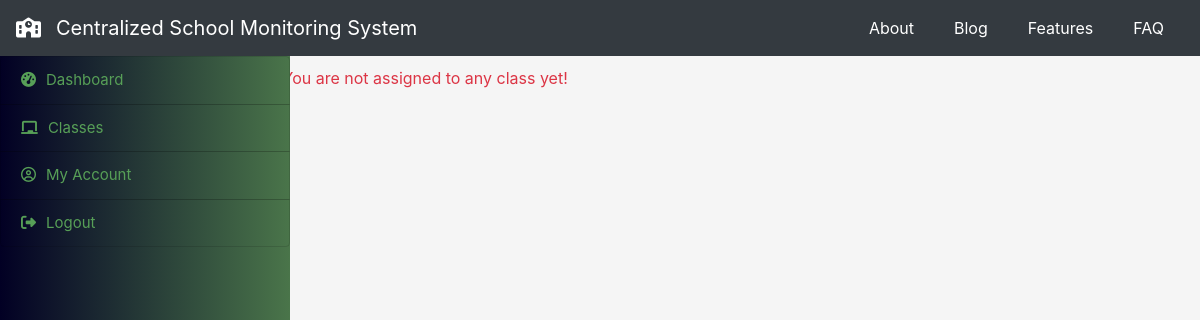
Page /teacher/classes (signed in) on the earlier database version.
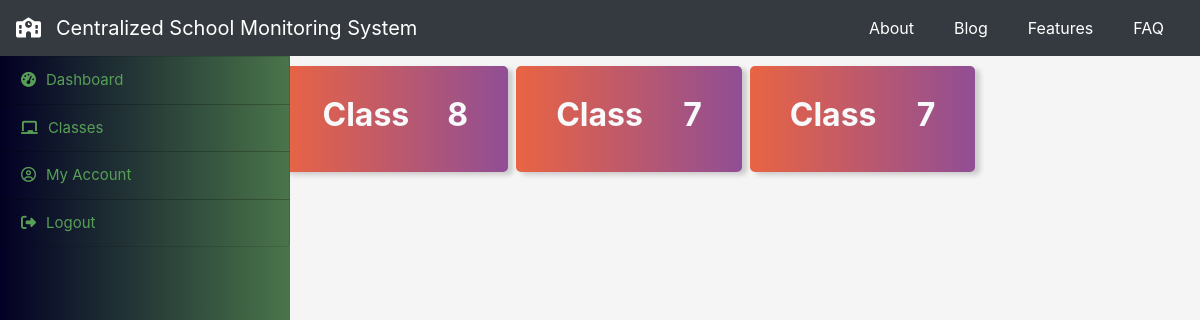
Same page on the later database version.
### headmaster/models.py (models this page shows, shortened)
class assign_teacher(models.Model):
    select_class = [
        ('6', '6'),
        ('7', '7'),
        ('8', '8'),
        ('9', '9'),
        ('10', '10')
    ]
    classes = models.CharField(
        max_length=20, blank=False, choices=select_class)
    t_empid = models.ForeignKey(teacher_account, on_delete=models.CASCADE)
    sch_eiin = models.CharField(max_length=100, blank=False, default=None)
    def returnClassno(self):
        return f"./enterClass/{self.classes}"

### teacher/views.py (the view)
# urls.py: path('classes', views.classes, name="classes"),
def classes(request):
    if request.session.has_key('teacher_eid'):
        getclass = assign_teacher.objects.filter(
            t_empid=request.session.get('teacher_eid'))
        return render(request, 'teacher/classes.html', {'clas': getclass})
    else:
        return redirect('userlogin')

### teacher/templates/teacher/classes.html
{% extends 'teacher/t_base.html' %}
{% block content %}
<div class="row">
    {% for clas in clas %}
    <div class="t_class bg-primary col-3 mr-2 mb-2">
        <a href="{{ clas.returnClassno }}" style="text-decoration:none;">
            <h2 class="text-light font-weight-bold"><span style=" " class="">Class</span><span class="float-right">
                    {{clas.classes}}</span></h2>
        </a>
    </div>
    {% endfor %}
    {% if not clas %}
    <p class="text-danger">You are not assigned to any class yet!</p>
    {% endif %}
</div>
{% endblock content %}

Differences in the rows shown:
added assign_teacher: classes "8"
added assign_teacher: classes "7"
added assign_teacher: classes "7"
Other differences:
text no longer shown: "You are not assigned to any class yet!"
